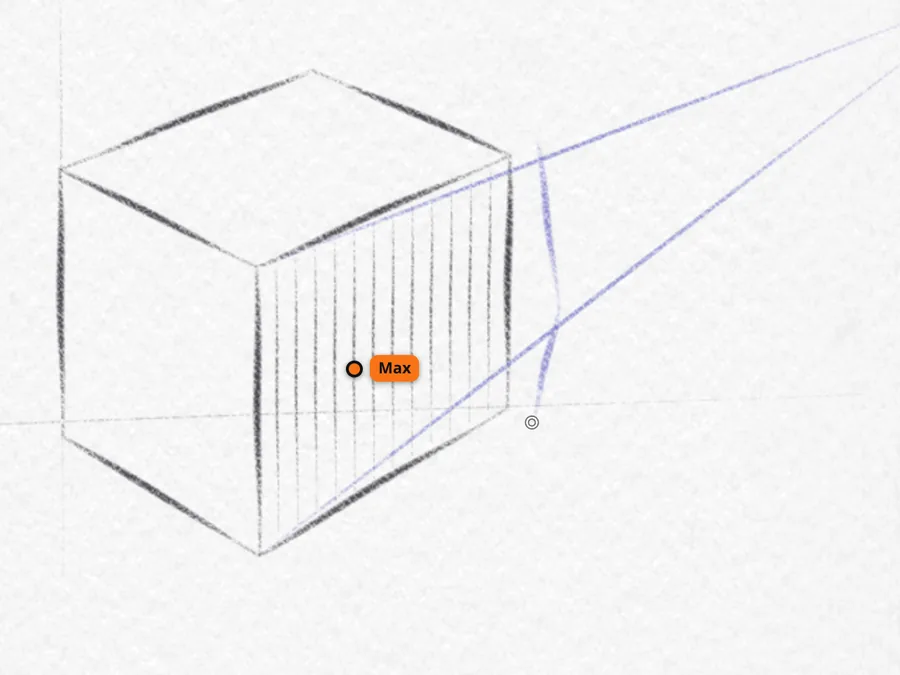
#> input picture apps/web/landing/assets/step-draw-dark.webp, 900 x 675 px, given in place of layer_1.png, which was not available
$ python sheet_room.py ../../../../../apps/web/landing/assets ../../../../../apps/web/landing/assets/sheet.webp ../../../../../apps/web/landing/assets/sheet.webp
#> lines starting #> are read from the running program, lines starting #| are printed output that depends on the picture; pictures that were not available may be replaced by others from this repository, and a replacement may not be noted
"""Sheet: our clean re-render of Ilya's room P2uLmpGw (one layer per series) against the photo
crops. Usage: python3 sheet_room.py <replay dir with layer_N.png> <out.png> [title]"""
import sys, numpy as np
from PIL import Image, ImageDraw, ImageFont
d, out = sys.argv[1], sys.argv[2]
title = sys.argv[3] if len(sys.argv) > 3 else ''
font = ImageFont.truetype('/usr/share/fonts/truetype/dejavu/DejaVuSans.ttf', 14)
labels = ['1: much water, much pigment', '2: much water, little pigment', '3: medium water, much pigment',
          '4: left: water dab into damp wash; right: paint dab into clean water', '5: two colours wet-on-wet',
          '6: little water, much pigment, different speeds']
COL = 650
rows = []
for i in range(1, 7):
    im = Image.open(f'{d}/layer_{i}.png').convert('RGB')
#> im is the input picture: PIL image 900x675 RGB; mean R, G, B 242.9, 242.6, 242.9
    a = np.asarray(im).astype(int)
    paper = np.median(a[::8, ::8].reshape(-1, 3), axis=0)
#> paper = [246, 246, 246]
    diff = np.abs(a - paper).sum(axis=2)
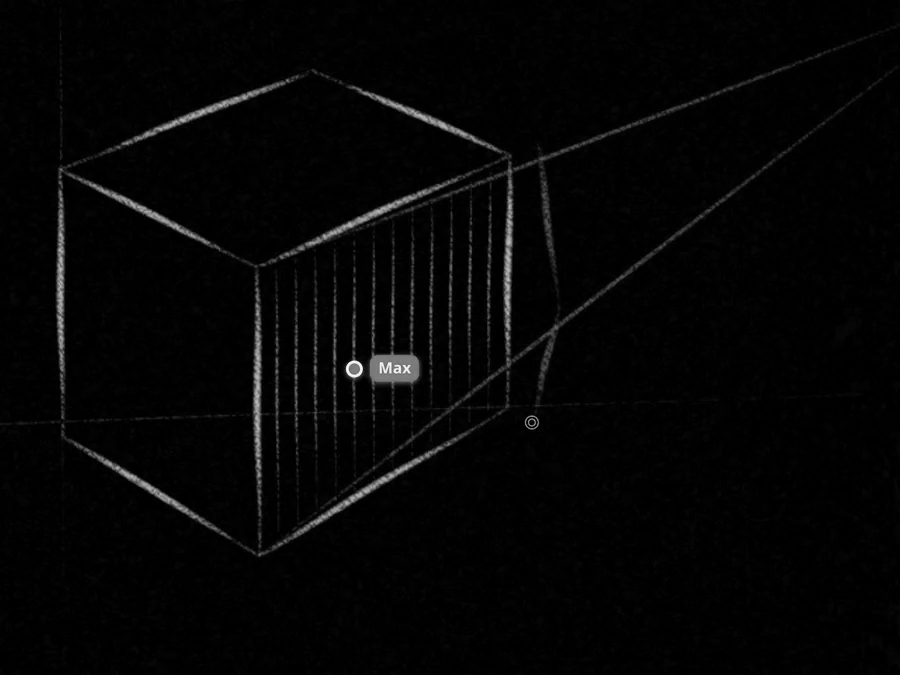
#> diff: shape (675, 900) float64; min 0, max 735, mean 14.5; drawn with min black and max white
    ys, xs = np.nonzero(diff > 60)
    m = 40
    x0, x1 = max(0, xs.min() - m), min(im.width, xs.max() + m)
#> x0 = 0; x1 = 900
    y0, y1 = max(0, ys.min() - m), min(im.height, ys.max() + m)
#> y0 = 0; y1 = 596
    ours = im.crop((x0, y0, x1, y1))
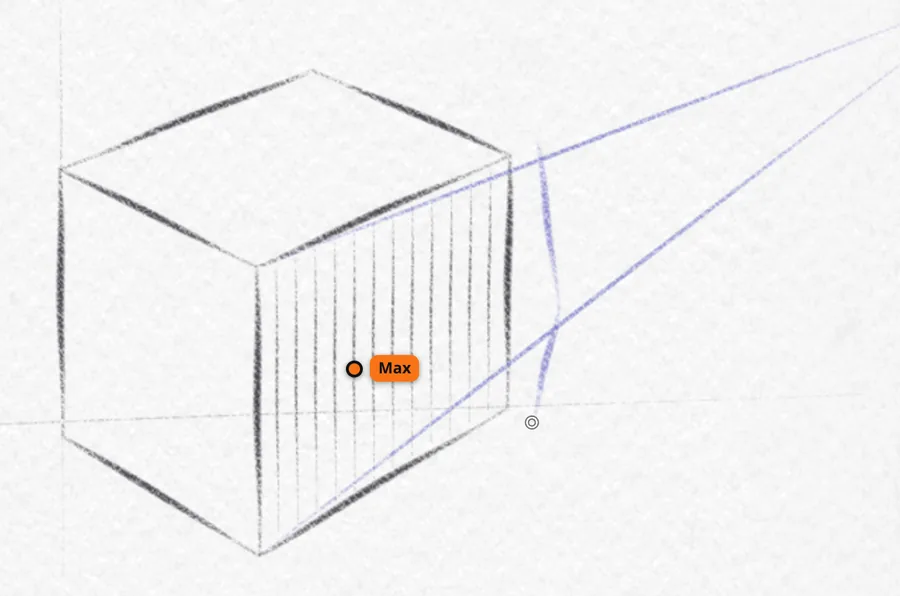
#> ours: PIL image 900x596 RGB; mean R, G, B 242.5, 242.2, 242.4
    photo = Image.open(f'/home/suselman/projects/pencil/temp/wc-out/photos/photo_{i}.png').convert('RGB')
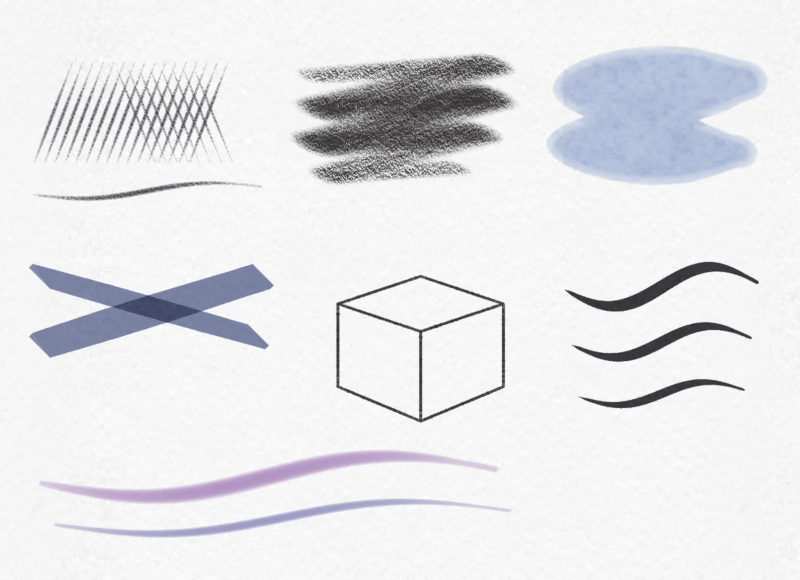
#> input picture apps/web/landing/assets/sheet.webp, 1600 x 1159 px, given in place of photo_1.png, which was not available (shown at 1/2 size)
#> photo is the input picture: PIL image 1600x1159 RGB; mean R, G, B 229.8, 230.3, 233
    # both columns COL wide, each scaled to fit
    s = COL / ours.width
#> s = 0.722
    ours = ours.resize((COL, int(ours.height * s)), Image.LANCZOS)
#> ours: PIL image 650x430 RGB
    s2 = COL / photo.width
#> s2 = 0.406
    photo = photo.resize((COL, int(photo.height * s2)), Image.LANCZOS)
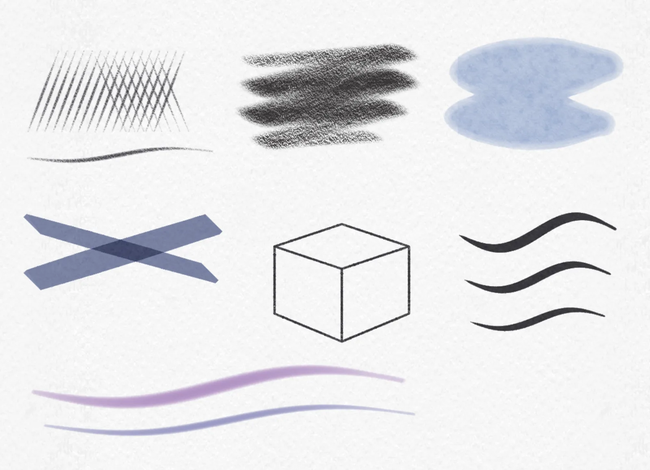
#> photo: PIL image 650x470 RGB; mean R, G, B 229.8, 230.3, 233
#> (the run stopped early here; a loop or call above may not have finished)
